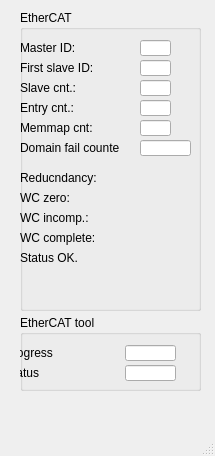
<?xml version="1.0" encoding="UTF-8"?>
<ui version="4.0">
 <class>MainWindow</class>
 <widget class="QMainWindow" name="MainWindow">
  <property name="geometry">
   <rect>
    <x>0</x>
    <y>0</y>
    <width>215</width>
    <height>456</height>
   </rect>
  </property>
  <property name="windowTitle">
   <string>MainWindow</string>
  </property>
  <widget class="QWidget" name="centralwidget">
   <widget class="QGroupBox" name="groupBox_3">
    <property name="geometry">
     <rect>
      <x>20</x>
      <y>10</y>
      <width>181</width>
      <height>301</height>
     </rect>
    </property>
    <property name="title">
     <string>EtherCAT</string>
    </property>
    <widget class="caLineEdit" name="calineedit_44">
     <property name="geometry">
      <rect>
       <x>120</x>
       <y>50</y>
       <width>31</width>
       <height>16</height>
      </rect>
     </property>
     <property name="maximumSize">
      <size>
       <width>16777215</width>
       <height>18</height>
      </size>
     </property>
     <property name="text">
      <string/>
     </property>
     <property name="channel" stdset="0">
      <string notr="true">$(SYS):MCU-Cfg-EC-FrstObjId</string>
     </property>
     <property name="background">
      <color alpha="222">
       <red>192</red>
       <green>192</green>
       <blue>192</blue>
      </color>
     </property>
     <property name="colorMode">
      <enum>caLineEdit::Static</enum>
     </property>
     <property name="precisionMode">
      <enum>caLineEdit::User</enum>
     </property>
     <property name="limitsMode">
      <enum>caLineEdit::User</enum>
     </property>
     <property name="unitsEnabled">
      <bool>true</bool>
     </property>
    </widget>
    <widget class="caLabel" name="calabel_82">
     <property name="geometry">
      <rect>
       <x>0</x>
       <y>50</y>
       <width>100</width>
       <height>16</height>
      </rect>
     </property>
     <property name="maximumSize">
      <size>
       <width>16777215</width>
       <height>16</height>
      </size>
     </property>
     <property name="text">
      <string>First slave ID:</string>
     </property>
    </widget>
    <widget class="caLineEdit" name="calineedit_37">
     <property name="geometry">
      <rect>
       <x>120</x>
       <y>30</y>
       <width>31</width>
       <height>16</height>
      </rect>
     </property>
     <property name="maximumSize">
      <size>
       <width>16777215</width>
       <height>18</height>
      </size>
     </property>
     <property name="channel" stdset="0">
      <string notr="true">$(SYS):MCU-Cfg-EC-Mst</string>
     </property>
     <property name="background">
      <color alpha="222">
       <red>192</red>
       <green>192</green>
       <blue>192</blue>
      </color>
     </property>
     <property name="colorMode">
      <enum>caLineEdit::Static</enum>
     </property>
     <property name="precisionMode">
      <enum>caLineEdit::User</enum>
     </property>
     <property name="limitsMode">
      <enum>caLineEdit::User</enum>
     </property>
     <property name="unitsEnabled">
      <bool>true</bool>
     </property>
    </widget>
    <widget class="caLabel" name="calabel_74">
     <property name="geometry">
      <rect>
       <x>0</x>
       <y>30</y>
       <width>100</width>
       <height>16</height>
      </rect>
     </property>
     <property name="maximumSize">
      <size>
       <width>16777215</width>
       <height>16</height>
      </size>
     </property>
     <property name="text">
      <string>Master ID:</string>
     </property>
    </widget>
    <widget class="caLineEdit" name="calineedit_34">
     <property name="geometry">
      <rect>
       <x>120</x>
       <y>130</y>
       <width>51</width>
       <height>16</height>
      </rect>
     </property>
     <property name="maximumSize">
      <size>
       <width>16777215</width>
       <height>18</height>
      </size>
     </property>
     <property name="channel" stdset="0">
      <string notr="true">$(SYS):m$(MasterID)-Dom-FailCntrTot</string>
     </property>
     <property name="background">
      <color alpha="222">
       <red>192</red>
       <green>192</green>
       <blue>192</blue>
      </color>
     </property>
     <property name="colorMode">
      <enum>caLineEdit::Static</enum>
     </property>
     <property name="precisionMode">
      <enum>caLineEdit::User</enum>
     </property>
     <property name="limitsMode">
      <enum>caLineEdit::User</enum>
     </property>
     <property name="unitsEnabled">
      <bool>true</bool>
     </property>
    </widget>
    <widget class="caLabel" name="calabel_67">
     <property name="geometry">
      <rect>
       <x>0</x>
       <y>130</y>
       <width>100</width>
       <height>16</height>
      </rect>
     </property>
     <property name="maximumSize">
      <size>
       <width>16777215</width>
       <height>16</height>
      </size>
     </property>
     <property name="text">
      <string>Domain fail counter:</string>
     </property>
    </widget>
    <widget class="caLabel" name="calabel_83">
     <property name="geometry">
      <rect>
       <x>0</x>
       <y>70</y>
       <width>100</width>
       <height>16</height>
      </rect>
     </property>
     <property name="maximumSize">
      <size>
       <width>16777215</width>
       <height>16</height>
      </size>
     </property>
     <property name="text">
      <string>Slave cnt.:</string>
     </property>
    </widget>
    <widget class="caLineEdit" name="calineedit_45">
     <property name="geometry">
      <rect>
       <x>120</x>
       <y>70</y>
       <width>31</width>
       <height>16</height>
      </rect>
     </property>
     <property name="maximumSize">
      <size>
       <width>16777215</width>
       <height>18</height>
      </size>
     </property>
     <property name="text">
      <string/>
     </property>
     <property name="channel" stdset="0">
      <string notr="true">$(SYS):m$(MasterID)-SlvCntr</string>
     </property>
     <property name="background">
      <color alpha="222">
       <red>192</red>
       <green>192</green>
       <blue>192</blue>
      </color>
     </property>
     <property name="colorMode">
      <enum>caLineEdit::Static</enum>
     </property>
     <property name="precisionMode">
      <enum>caLineEdit::User</enum>
     </property>
     <property name="limitsMode">
      <enum>caLineEdit::User</enum>
     </property>
     <property name="unitsEnabled">
      <bool>true</bool>
     </property>
    </widget>
    <widget class="caLabel" name="calabel_84">
     <property name="geometry">
      <rect>
       <x>0</x>
       <y>90</y>
       <width>100</width>
       <height>16</height>
      </rect>
     </property>
     <property name="maximumSize">
      <size>
       <width>16777215</width>
       <height>16</height>
      </size>
     </property>
     <property name="text">
      <string>Entry cnt.:</string>
     </property>
    </widget>
    <widget class="caLineEdit" name="calineedit_46">
     <property name="geometry">
      <rect>
       <x>120</x>
       <y>90</y>
       <width>31</width>
       <height>16</height>
      </rect>
     </property>
     <property name="maximumSize">
      <size>
       <width>16777215</width>
       <height>18</height>
      </size>
     </property>
     <property name="text">
      <string/>
     </property>
     <property name="channel" stdset="0">
      <string notr="true">$(SYS):m$(MasterID)-EntryCntr</string>
     </property>
     <property name="background">
      <color alpha="222">
       <red>192</red>
       <green>192</green>
       <blue>192</blue>
      </color>
     </property>
     <property name="colorMode">
      <enum>caLineEdit::Static</enum>
     </property>
     <property name="precisionMode">
      <enum>caLineEdit::User</enum>
     </property>
     <property name="limitsMode">
      <enum>caLineEdit::User</enum>
     </property>
     <property name="unitsEnabled">
      <bool>true</bool>
     </property>
    </widget>
    <widget class="caLabel" name="calabel_85">
     <property name="geometry">
      <rect>
       <x>0</x>
       <y>110</y>
       <width>100</width>
       <height>16</height>
      </rect>
     </property>
     <property name="maximumSize">
      <size>
       <width>16777215</width>
       <height>16</height>
      </size>
     </property>
     <property name="text">
      <string>Memmap cnt:</string>
     </property>
    </widget>
    <widget class="caLineEdit" name="calineedit_47">
     <property name="geometry">
      <rect>
       <x>120</x>
       <y>110</y>
       <width>31</width>
       <height>16</height>
      </rect>
     </property>
     <property name="maximumSize">
      <size>
       <width>16777215</width>
       <height>18</height>
      </size>
     </property>
     <property name="text">
      <string/>
     </property>
     <property name="channel" stdset="0">
      <string notr="true">$(SYS):m$(MasterID)-MemmapCntr</string>
     </property>
     <property name="background">
      <color alpha="222">
       <red>192</red>
       <green>192</green>
       <blue>192</blue>
      </color>
     </property>
     <property name="colorMode">
      <enum>caLineEdit::Static</enum>
     </property>
     <property name="precisionMode">
      <enum>caLineEdit::User</enum>
     </property>
     <property name="limitsMode">
      <enum>caLineEdit::User</enum>
     </property>
     <property name="unitsEnabled">
      <bool>true</bool>
     </property>
    </widget>
    <widget class="caLed" name="caled_4">
     <property name="geometry">
      <rect>
       <x>120</x>
       <y>150</y>
       <width>30</width>
       <height>30</height>
      </rect>
     </property>
     <property name="channel" stdset="0">
      <string notr="true">$(SYS):m$(MasterID)-Dom-RedunActive</string>
     </property>
     <property name="falseColor">
      <color>
       <red>107</red>
       <green>107</green>
       <blue>107</blue>
      </color>
     </property>
     <property name="trueColor">
      <color>
       <red>0</red>
       <green>0</green>
       <blue>255</blue>
      </color>
     </property>
    </widget>
    <widget class="caLabel" name="calabel_86">
     <property name="geometry">
      <rect>
       <x>0</x>
       <y>160</y>
       <width>100</width>
       <height>16</height>
      </rect>
     </property>
     <property name="maximumSize">
      <size>
       <width>16777215</width>
       <height>16</height>
      </size>
     </property>
     <property name="text">
      <string>Reducndancy:</string>
     </property>
    </widget>
    <widget class="caLed" name="caled_5">
     <property name="geometry">
      <rect>
       <x>120</x>
       <y>170</y>
       <width>30</width>
       <height>30</height>
      </rect>
     </property>
     <property name="channel" stdset="0">
      <string notr="true">$(SYS):m$(MasterID)-Dom-WC-Zero</string>
     </property>
     <property name="falseColor">
      <color>
       <red>0</red>
       <green>170</green>
       <blue>0</blue>
      </color>
     </property>
     <property name="trueColor">
      <color>
       <red>255</red>
       <green>0</green>
       <blue>0</blue>
      </color>
     </property>
    </widget>
    <widget class="caLabel" name="calabel_87">
     <property name="geometry">
      <rect>
       <x>0</x>
       <y>180</y>
       <width>100</width>
       <height>16</height>
      </rect>
     </property>
     <property name="maximumSize">
      <size>
       <width>16777215</width>
       <height>16</height>
      </size>
     </property>
     <property name="text">
      <string>WC zero:</string>
     </property>
    </widget>
    <widget class="caLed" name="caled_6">
     <property name="geometry">
      <rect>
       <x>120</x>
       <y>190</y>
       <width>30</width>
       <height>30</height>
      </rect>
     </property>
     <property name="channel" stdset="0">
      <string notr="true">$(SYS):m$(MasterID)-Dom-WC-Incomplete</string>
     </property>
     <property name="falseColor">
      <color>
       <red>0</red>
       <green>170</green>
       <blue>0</blue>
      </color>
     </property>
     <property name="trueColor">
      <color>
       <red>255</red>
       <green>0</green>
       <blue>0</blue>
      </color>
     </property>
    </widget>
    <widget class="caLabel" name="calabel_88">
     <property name="geometry">
      <rect>
       <x>0</x>
       <y>200</y>
       <width>100</width>
       <height>16</height>
      </rect>
     </property>
     <property name="maximumSize">
      <size>
       <width>16777215</width>
       <height>16</height>
      </size>
     </property>
     <property name="text">
      <string>WC incomp.:</string>
     </property>
    </widget>
    <widget class="caLed" name="caled_7">
     <property name="geometry">
      <rect>
       <x>120</x>
       <y>210</y>
       <width>30</width>
       <height>30</height>
      </rect>
     </property>
     <property name="channel" stdset="0">
      <string notr="true">$(SYS):m$(MasterID)-Dom-WC-Complete</string>
     </property>
     <property name="falseColor">
      <color>
       <red>255</red>
       <green>0</green>
       <blue>0</blue>
      </color>
     </property>
     <property name="trueColor">
      <color>
       <red>0</red>
       <green>170</green>
       <blue>0</blue>
      </color>
     </property>
    </widget>
    <widget class="caLabel" name="calabel_89">
     <property name="geometry">
      <rect>
       <x>0</x>
       <y>220</y>
       <width>100</width>
       <height>16</height>
      </rect>
     </property>
     <property name="maximumSize">
      <size>
       <width>16777215</width>
       <height>16</height>
      </size>
     </property>
     <property name="text">
      <string>WC complete:</string>
     </property>
    </widget>
    <widget class="caLed" name="caled_8">
     <property name="geometry">
      <rect>
       <x>120</x>
       <y>230</y>
       <width>30</width>
       <height>30</height>
      </rect>
     </property>
     <property name="channel" stdset="0">
      <string notr="true">$(SYS):m$(MasterID)-Stat-OK</string>
     </property>
     <property name="falseColor">
      <color>
       <red>255</red>
       <green>0</green>
       <blue>0</blue>
      </color>
     </property>
     <property name="trueColor">
      <color>
       <red>0</red>
       <green>170</green>
       <blue>0</blue>
      </color>
     </property>
    </widget>
    <widget class="caLabel" name="calabel_90">
     <property name="geometry">
      <rect>
       <x>0</x>
       <y>240</y>
       <width>100</width>
       <height>16</height>
      </rect>
     </property>
     <property name="maximumSize">
      <size>
       <width>16777215</width>
       <height>16</height>
      </size>
     </property>
     <property name="text">
      <string>Status OK.</string>
     </property>
    </widget>
   </widget>
   <widget class="QGroupBox" name="groupBox">
    <property name="geometry">
     <rect>
      <x>20</x>
      <y>315</y>
      <width>181</width>
      <height>76</height>
     </rect>
    </property>
    <property name="title">
     <string>EtherCAT tool</string>
    </property>
    <widget class="caLineEdit" name="calineedit_35">
     <property name="geometry">
      <rect>
       <x>105</x>
       <y>30</y>
       <width>51</width>
       <height>16</height>
      </rect>
     </property>
     <property name="maximumSize">
      <size>
       <width>16777215</width>
       <height>18</height>
      </size>
     </property>
     <property name="channel" stdset="0">
      <string notr="true">$(SYS):m$(MasterID)-EcTool-Prgs</string>
     </property>
     <property name="background">
      <color alpha="222">
       <red>192</red>
       <green>192</green>
       <blue>192</blue>
      </color>
     </property>
     <property name="colorMode">
      <enum>caLineEdit::Static</enum>
     </property>
     <property name="precisionMode">
      <enum>caLineEdit::User</enum>
     </property>
     <property name="limitsMode">
      <enum>caLineEdit::User</enum>
     </property>
     <property name="unitsEnabled">
      <bool>true</bool>
     </property>
    </widget>
    <widget class="caLabel" name="calabel_68">
     <property name="geometry">
      <rect>
       <x>-15</x>
       <y>30</y>
       <width>100</width>
       <height>16</height>
      </rect>
     </property>
     <property name="maximumSize">
      <size>
       <width>16777215</width>
       <height>16</height>
      </size>
     </property>
     <property name="text">
      <string>Progress</string>
     </property>
    </widget>
    <widget class="caLabel" name="calabel_69">
     <property name="geometry">
      <rect>
       <x>-15</x>
       <y>50</y>
       <width>100</width>
       <height>16</height>
      </rect>
     </property>
     <property name="maximumSize">
      <size>
       <width>16777215</width>
       <height>16</height>
      </size>
     </property>
     <property name="text">
      <string>Status</string>
     </property>
    </widget>
    <widget class="caLineEdit" name="calineedit_36">
     <property name="geometry">
      <rect>
       <x>105</x>
       <y>50</y>
       <width>51</width>
       <height>16</height>
      </rect>
     </property>
     <property name="maximumSize">
      <size>
       <width>16777215</width>
       <height>18</height>
      </size>
     </property>
     <property name="text">
      <string/>
     </property>
     <property name="channel" stdset="0">
      <string notr="true">$(SYS):m$(MasterID)-EcTool-Stat</string>
     </property>
     <property name="background">
      <color alpha="222">
       <red>192</red>
       <green>192</green>
       <blue>192</blue>
      </color>
     </property>
     <property name="colorMode">
      <enum>caLineEdit::Static</enum>
     </property>
     <property name="precisionMode">
      <enum>caLineEdit::User</enum>
     </property>
     <property name="limitsMode">
      <enum>caLineEdit::User</enum>
     </property>
     <property name="unitsEnabled">
      <bool>true</bool>
     </property>
    </widget>
   </widget>
  </widget>
  <widget class="QMenuBar" name="menubar">
   <property name="geometry">
    <rect>
     <x>0</x>
     <y>0</y>
     <width>215</width>
     <height>25</height>
    </rect>
   </property>
  </widget>
  <widget class="QStatusBar" name="statusbar"/>
 </widget>
 <customwidgets>
  <customwidget>
   <class>caLabel</class>
   <extends>QLabel</extends>
   <header>caLabel</header>
  </customwidget>
  <customwidget>
   <class>caLed</class>
   <extends>QWidget</extends>
   <header>caLed</header>
  </customwidget>
  <customwidget>
   <class>caLineEdit</class>
   <extends>QLineEdit</extends>
   <header>caLineEdit</header>
  </customwidget>
 </customwidgets>
 <resources/>
 <connections/>
</ui>
